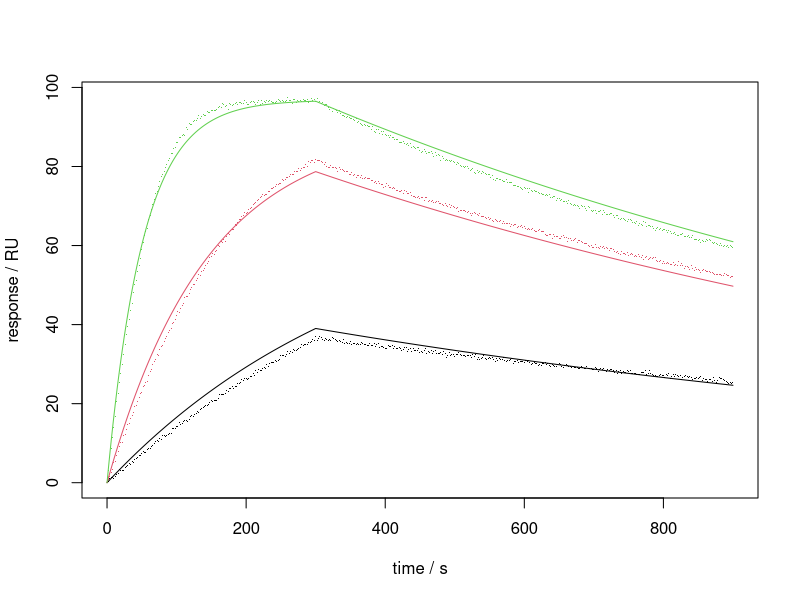

The R script that drew this image:
# SPR with mass-transport limitation: simulate the two-compartment model and fit a simple 1:1 model (base R).
set.seed(0)
kon <- 1e6; koff <- 1e-3; Rmax <- 100; tinj <- 300; tend <- 900; kt <- 1e8
t <- seq(0, tend, by = 2); dt <- 0.05
concs <- c(3e-9, 10e-9, 30e-9)
sensorgram <- function(C) {           # Euler integration of the quasi-steady two-compartment model
  R <- 0; out <- numeric(length(t)); j <- 1
  for (s in seq(0, tend, by = dt)) {
    if (j <= length(t) && abs(s - t[j]) < dt / 2) { out[j] <- R; j <- j + 1 }
    c <- if (s < tinj) C else 0
    R <- R + dt * (kon * c * (Rmax - R) - koff * R) / (1 + kon * (Rmax - R) / kt)
  }
  out
}
data <- lapply(concs, function(C) sensorgram(C) + rnorm(length(t), 0, 0.3))
simple <- function(p, C) {
  ka <- p[1]; kd <- p[2]; Rm <- p[3]; kobs <- ka * C + kd; Req <- Rm * ka * C / kobs
  Rt <- Req * (1 - exp(-kobs * pmin(t, tinj)))
  Rend <- Req * (1 - exp(-kobs * tinj))
  ifelse(t < tinj, Rt, Rend * exp(-kd * (t - tinj)))
}
ss <- function(lp) { p <- c(exp(lp[1]), exp(lp[2]), lp[3])
  sum(sapply(seq_along(concs), function(i) sum((simple(p, concs[i]) - data[[i]])^2))) }
fit <- optim(c(log(5e5), log(2e-3), 90), ss, control = list(maxit = 5000, reltol = 1e-12))
p <- c(exp(fit$par[1]), exp(fit$par[2]), fit$par[3])
cat(sprintf("1:1 fit: kon = %.3g /M/s, koff = %.3g /s, KD = %.3g nM, Rmax = %.1f RU\n", p[1], p[2], p[2] / p[1] * 1e9, p[3]))
matplot(t, do.call(cbind, data), pch = ".", col = 1:3, xlab = "time / s", ylab = "response / RU")
for (i in seq_along(concs)) lines(t, simple(p, concs[i]), col = i)
